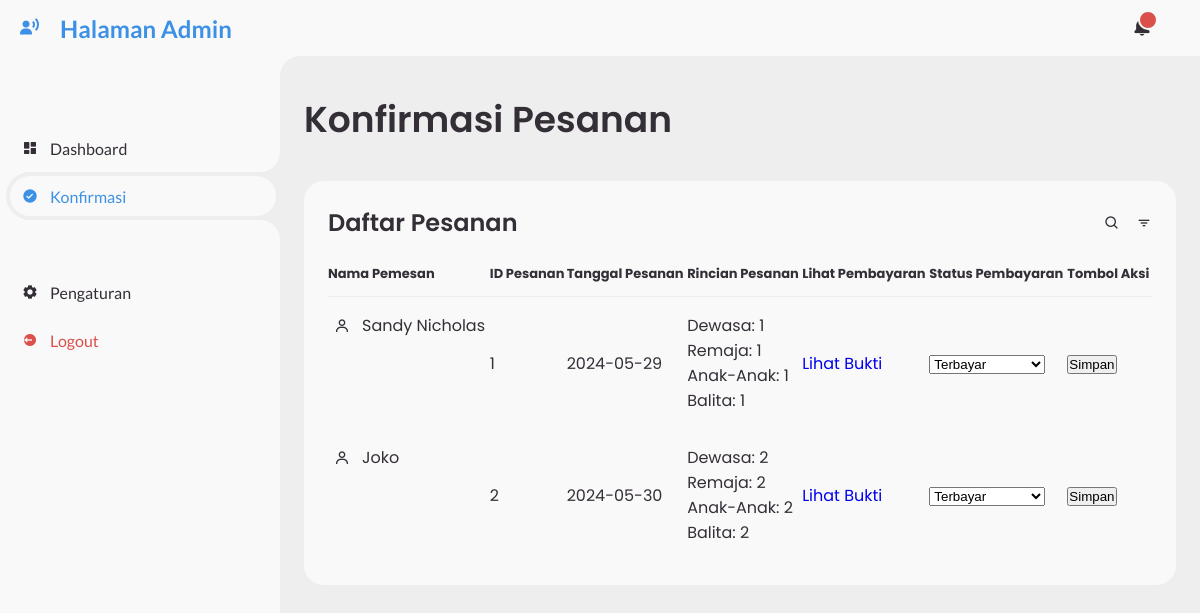
The page /konfirmasi-admin.php on the database as committed earlier.
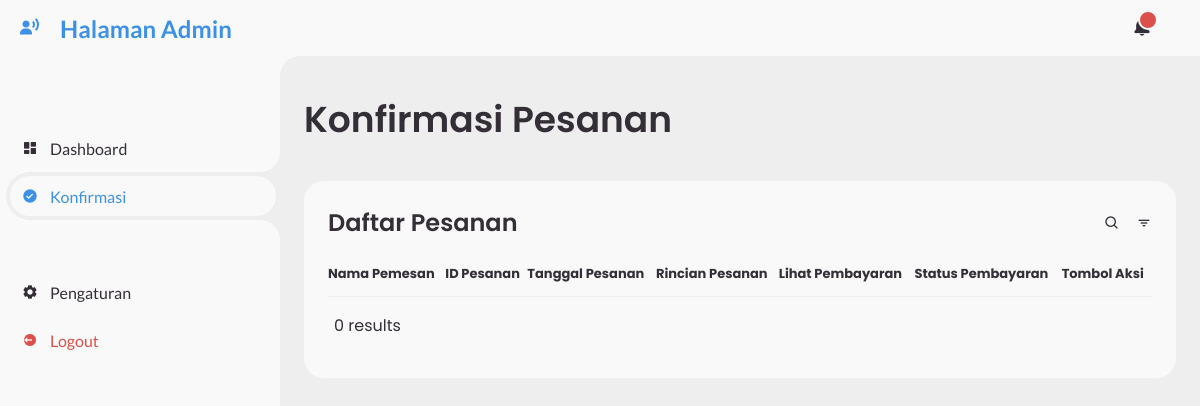
The same page on the database as committed later.
### tables this page shows
CREATE TABLE `pemesanan_tiket` (
  `id` int(11) NOT NULL AUTO_INCREMENT,
  `nama` varchar(255) NOT NULL,
  `email` varchar(255) NOT NULL,
  `telepon` varchar(20) NOT NULL,
  `tanggal` date NOT NULL,
  `dewasa` int(11) NOT NULL,
  `remaja` int(11) NOT NULL,
  `anak_anak` int(11) NOT NULL,
  `balita` int(11) NOT NULL,
  `total_harga` int(11) NOT NULL,
  `bukti_pembayaran` longblob DEFAULT NULL,
  `nama_file` varchar(255) DEFAULT NULL,
  `status_pembayaran` enum('Belum Terbayar','Terbayar') NOT NULL DEFAULT 'Belum Terbayar',
  `status_pemesanan` enum('Belum Selesai','Sudah Selesai') NOT NULL DEFAULT 'Belum Selesai',
  PRIMARY KEY (`id`)
);

### konfirmasi-admin.php (the view, shortened to what this page needs)
<?php
$servername = "localhost";
$username = "root";
$password = "";
$dbname = "wisata";
try {
    $conn = new mysqli($servername, $username, $password, $dbname);
    $sql = "SELECT * FROM pemesanan_tiket";
    $result = $conn->query($sql);
} catch (Exception $e) {
    die("An error occurred: " . $e->getMessage());
}
?>
<!DOCTYPE html>
<html lang="en">
<head>
    <link href='https://unpkg.com/boxicons@2.0.9/css/boxicons.min.css' rel='stylesheet'>
    <link rel="stylesheet" href="style/admin.css">
</head>
<body>
    <section id="sidebar">
        <a href="#" class="brand">
            <i class='bx bxs-user-voice'></i>
            <span class="text">Halaman Admin</span>
        </a>
        <ul class="side-menu top">
            <li>
                <a href="dashboardadmin.php">
                    <i class='bx bxs-dashboard'></i>
                    <span class="text">Dashboard</span>
                </a>
            </li>
            <li class="<?php echo basename($_SERVER['PHP_SELF']) == 'konfirmasi-admin.php' ? 'active' : ''; ?>">
                <a href="konfirmasi-admin.php">
                    <i class='bx bxs-check-circle'></i>
                    <span class="text">Konfirmasi</span>
                </a>
            </li>
        </ul>
        <ul class="side-menu">
            <li>
                <a href="#">
                    <i class='bx bxs-cog'></i>
                    <span class="text">Pengaturan</span>
                </a>
            </li>
            <li>
                <a href="Logout.php" class="logout">
                    <i class='bx bxs-log-out-circle'></i>
                    <span class="text">Logout</span>
                </a>
            </li>
        </ul>
    </section>
    <section id="content">
        <nav>
            <a href="#" class="notification">
                <span class="num"></span>
            </a>
        </nav>
        <main>
            <div class="head-title">
                <div class="left">
                    <h1>Konfirmasi Pesanan</h1>
                </div>
            </div>
            <div class="table-data">
                <div class="order">
                    <div class="head">
                        <h3>Daftar Pesanan</h3>
                        <i class='bx bx-search'></i>
                        <i class='bx bx-filter'></i>
                    </div>
                    <table>
                        <thead>
                            <tr>
                                <th>Nama Pemesan</th>
                                <th>ID Pesanan</th>
                                <th>Tanggal Pesanan</th>
                                <th>Rincian Pesanan</th>
                                <th>Lihat Pembayaran</th>
                                <th>Status Pembayaran</th>
                                <th>Tombol Aksi</th>
                            </tr>
                        </thead>
                        <tbody>
                            <?php
                            if ($result->num_rows > 0) {
                                while($row = $result->fetch_assoc()) {
                                    $rincian = "<ul>
                                                    <li>Dewasa: {$row['dewasa']}</li>
                                                    <li>Remaja: {$row['remaja']}</li>
                                                    <li>Anak-Anak: {$row['anak_anak']}</li>
                                                    <li>Balita: {$row['balita']}</li>
                                                </ul>";
                                    echo "<tr>";
                                    echo "<td><i class='bx bx-user'></i><p>" . $row["nama"] . "</p></td>";
                                    echo "<td>" . $row["id"] . "</td>";
                                    echo "<td>" . $row["tanggal"] . "</td>";
                                    echo "<td>" . $rincian . "</td>";
                                    echo "<td><a href='lihat_bukti.php?id=" . $row["id"] . "' class='btn' target='_blank'>Lihat Bukti</a></td>";
                                    echo "<td>
                                            <form method='post' action='update_status.php'>
                                                <input type='hidden' name='id' value='" . $row["id"] . "' />
                                                <select name='status_pembayaran'>
                                                    <option value='Belum Terbayar'" . ($row["status_pembayaran"] == 'Belum Terbayar' ? ' selected' : '') . ">Belum Terbayar</option>
                                                    <option value='Terbayar'" . ($row["status_pembayaran"] == 'Terbayar' ? ' selected' : '') . ">Terbayar</option>
                                                </select>
                                          </td>";
                                    echo "<td><input type='submit' value='Simpan' class='btn' /></form></td>";
                                    echo "</tr>";
                                }
                            } else {
                                echo "<tr><td colspan='7'>0 results</td></tr>";
                            }
                            ?>
                        </tbody>
                    </table>
                </div>
            </div>
        </main>
    </section>
</body>
</html>

### style/admin.css (style rules this page uses)
* { margin: 0; padding: 0; box-sizing: border-box; }
a { text-decoration: none; }
li { list-style: none; }
:root { --poppins: 'Poppins', sans-serif; --lato: 'Lato', sans-serif; --light: #F9F9F9; --blue: #3C91E6; --light-blue: #CFE8FF; --grey: #eee; --dark-grey: #AAAAAA; --dark: #342E37; --red: #DB504A; --yellow: #FFCE26; --light-yellow: #FFF2C6; --orange: #FD7238; --light-orange: #FFE0D3; }
html { overflow-x: hidden; }
body { background: var(--grey); overflow-x: hidden; }
#sidebar { position: fixed; top: 0; left: 0; width: 280px; height: 100%; background: var(--light); z-index: 2000; font-family: var(--lato); transition: .3s ease; overflow-x: hidden; scrollbar-width: none; }
#sidebar .brand { font-size: 24px; font-weight: 700; height: 56px; display: flex; align-items: center; color: var(--blue); position: sticky; top: 0; left: 0; background: var(--light); z-index: 500; padding-bottom: 20px; box-sizing: content-box; }
#sidebar .brand .bx { min-width: 60px; display: flex; justify-content: center; }
#sidebar .side-menu { width: 100%; margin-top: 48px; }
#sidebar .side-menu li { height: 48px; background: transparent; margin-left: 6px; border-radius: 48px 0 0 48px; padding: 4px; }
#sidebar .side-menu li.active { background: var(--grey); position: relative; }
#sidebar .side-menu li.active::before { content: ''; position: absolute; width: 40px; height: 40px; border-radius: 50%; top: -40px; right: 0; box-shadow: 20px 20px 0 var(--grey); z-index: -1; }
#sidebar .side-menu li.active::after { content: ''; position: absolute; width: 40px; height: 40px; border-radius: 50%; bottom: -40px; right: 0; box-shadow: 20px -20px 0 var(--grey); z-index: -1; }
#sidebar .side-menu li a { width: 100%; height: 100%; background: var(--light); display: flex; align-items: center; border-radius: 48px; font-size: 16px; color: var(--dark); white-space: nowrap; overflow-x: hidden; }
#sidebar .side-menu.top li.active a { color: var(--blue); }
#sidebar .side-menu li a.logout { color: var(--red); }
#sidebar .side-menu li a .bx { min-width: calc(60px - ((4px + 6px) * 2)); display: flex; justify-content: center; }
#content { position: relative; width: calc(100% - 280px); left: 280px; transition: .3s ease; }
#content nav { height: 56px; background: var(--light); padding: 0 24px; display: flex; align-items: center; grid-gap: 24px; font-family: var(--lato); position: sticky; top: 0; left: 0; z-index: 1000; }
#content nav::before { content: ''; position: absolute; width: 40px; height: 40px; bottom: -40px; left: 0; border-radius: 50%; box-shadow: -20px -20px 0 var(--light); }
#content nav a { color: var(--dark); }
#content nav .notification { font-size: 20px; position: relative; margin-left: auto; }
#content nav .notification .num { position: absolute; top: -6px; right: -6px; width: 20px; height: 20px; border-radius: 50%; border: 2px solid var(--light); background: var(--red); color: var(--light); font-weight: 700; font-size: 12px; display: flex; justify-content: center; align-items: center; }
#content main { width: 100%; padding: 36px 24px; font-family: var(--poppins); max-height: calc(100vh - 56px); overflow-y: auto; }
#content main .head-title { display: flex; align-items: center; justify-content: space-between; grid-gap: 16px; flex-wrap: wrap; }
#content main .head-title .left h1 { font-size: 36px; font-weight: 600; margin-bottom: 10px; color: var(--dark); }
#content main .table-data { display: flex; flex-wrap: wrap; grid-gap: 24px; margin-top: 24px; width: 100%; color: var(--dark); }
#content main .table-data > div { border-radius: 20px; background: var(--light); padding: 24px; overflow-x: auto; }
#content main .table-data .head { display: flex; align-items: center; grid-gap: 16px; margin-bottom: 24px; }
#content main .table-data .head h3 { margin-right: auto; font-size: 24px; font-weight: 600; }
#content main .table-data .head .bx { cursor: pointer; }
#content main .table-data .order { flex-grow: 1; flex-basis: 500px; }
#content main .table-data .order table { width: 100%; border-collapse: collapse; }
#content main .table-data .order table th { padding-bottom: 12px; font-size: 13px; text-align: left; border-bottom: 1px solid var(--grey); }
#content main .table-data .order table td { padding: 16px 0; }
#content main .table-data .order table tr td:first-child { display: flex; align-items: center; grid-gap: 12px; padding-left: 6px; }

Rows that differ between the two databases and show on the page:
removed pemesanan_tiket: nama "Sandy Nicholas", id "1", tanggal "2024-05-29", dewasa "1", remaja "1", anak_anak "1", balita "1", status_pembayaran "Terbayar"
removed pemesanan_tiket: nama "Joko", id "2", tanggal "2024-05-30", dewasa "2", remaja "2", anak_anak "2", balita "2", status_pembayaran "Terbayar"
Other text that changed with them:
text now shown: "0 results"
